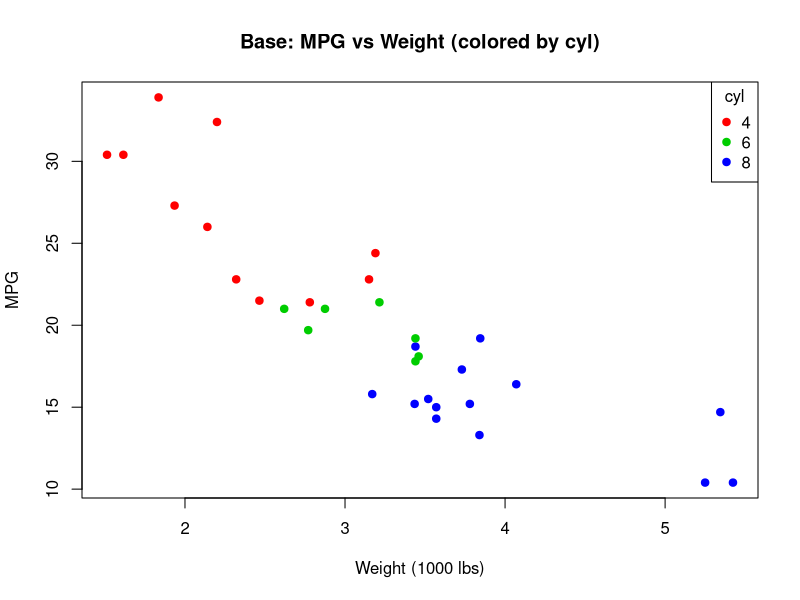
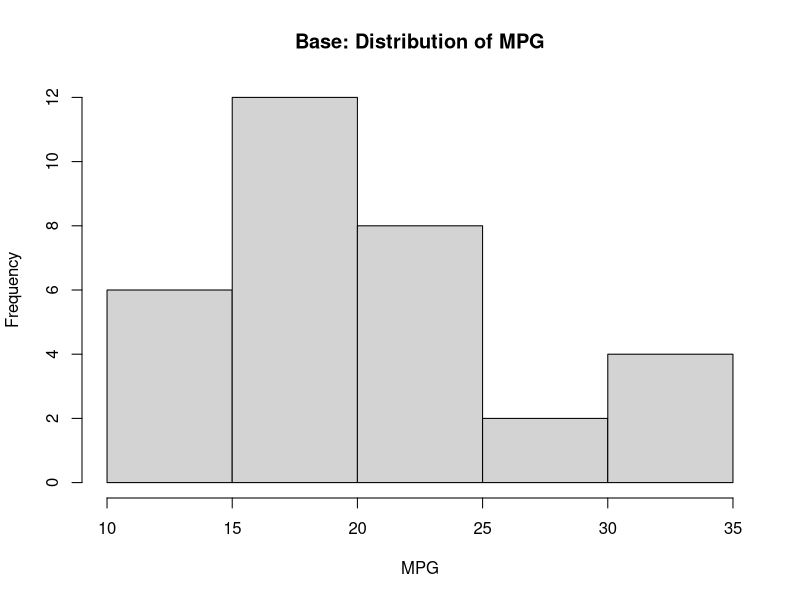
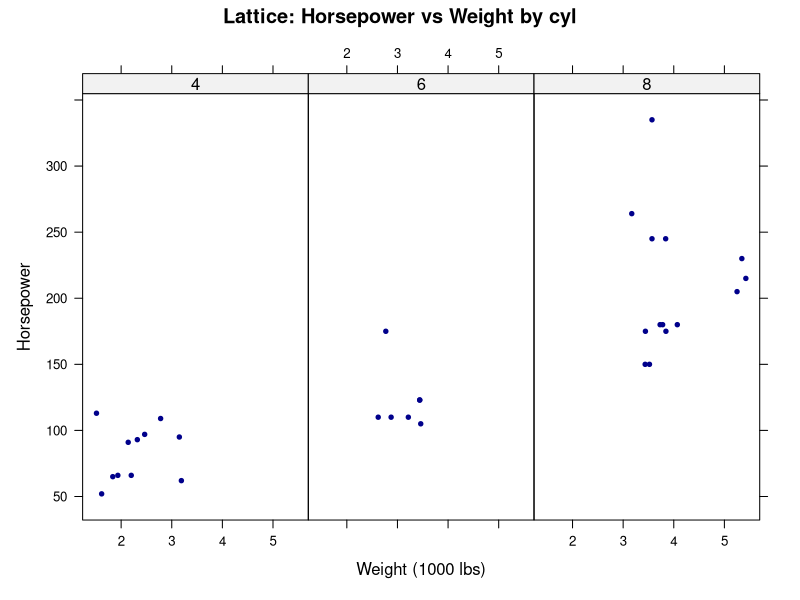
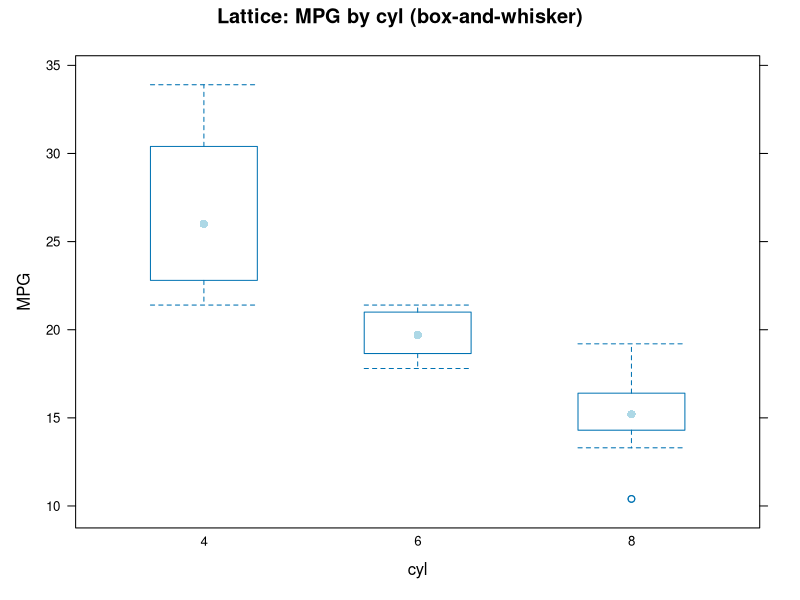
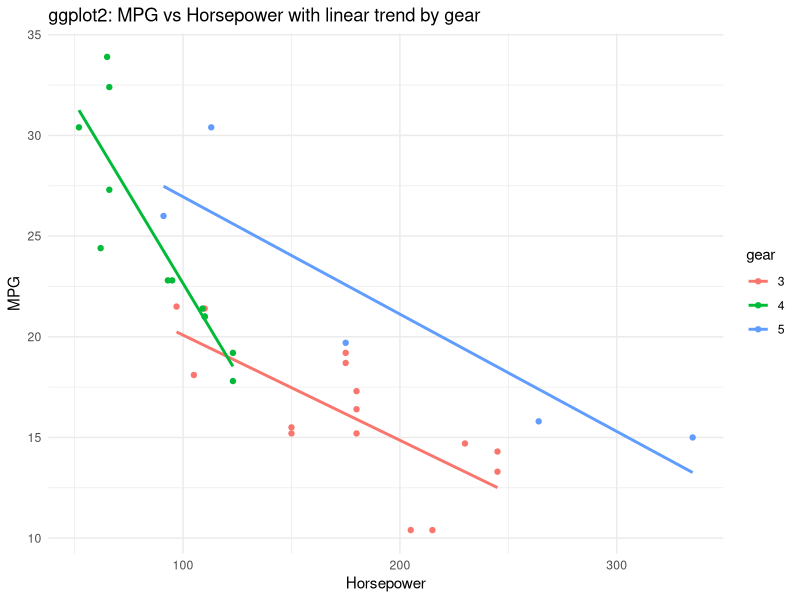

Generate these figures, in order, with R:
# assignment9.R
# setup
library(lattice)
library(ggplot2)

# load data
data("mtcars", package = "datasets")
cat("head(mtcars):\n"); print(head(mtcars))
cat("\nstr(mtcars):\n"); str(mtcars)

# create output folder
# out_dir <- "assignment9_mtcars_plots"
# if (!dir.exists(out_dir)) dir.create(out_dir)

# Scatter mpg vs wt colored by cylinder
cols <- c("red","green3","blue")[as.factor(mtcars$cyl)]
plot(mtcars$wt, mtcars$mpg,
     col = cols, pch = 19,
     xlab = "Weight (1000 lbs)",
     ylab = "MPG",
     main = "Base: MPG vs Weight (colored by cyl)")
legend("topright", legend = sort(unique(mtcars$cyl)),
       col = c("red","green3","blue"), pch = 19, title = "cyl")

# histogram of mpg
hist(mtcars$mpg,
     breaks = 8,
     main = "Base: Distribution of MPG",
     xlab = "MPG")

# Lattice: horsepower vs weight conditioned by cyl
# use print() so it shows when sourcing the script
lp <- xyplot(hp ~ wt | factor(cyl),
             data = mtcars,
             layout = c(3,1),
             main = "Lattice: Horsepower vs Weight by cyl",
             xlab = "Weight (1000 lbs)",
             ylab = "Horsepower",
             pch = 20, col = "darkblue")
print(lp)

# Lattice: box-and-whisker plot of mpg by cyl
bw <- bwplot(mpg ~ factor(cyl),
             data = mtcars,
             main = "Lattice: MPG by cyl (box-and-whisker)",
             xlab = "cyl",
             ylab = "MPG",
             col = "lightblue")
print(bw)

# ggplot2: mpg vs hp with smoothing by gear
p <- ggplot(mtcars, aes(x = hp, y = mpg, color = factor(gear))) +
  geom_point() +
  geom_smooth(method = "lm", se = FALSE) +
  labs(title = "ggplot2: MPG vs Horsepower with linear trend by gear",
       x = "Horsepower",
       y = "MPG",
       color = "gear") +
  theme_minimal()
print(p)

cat("\nA few rows of mtcars (for blog):\n"); print(head(mtcars, 6))
cat("\nSummary (first few cols):\n"); print(summary(mtcars)[1:4])
